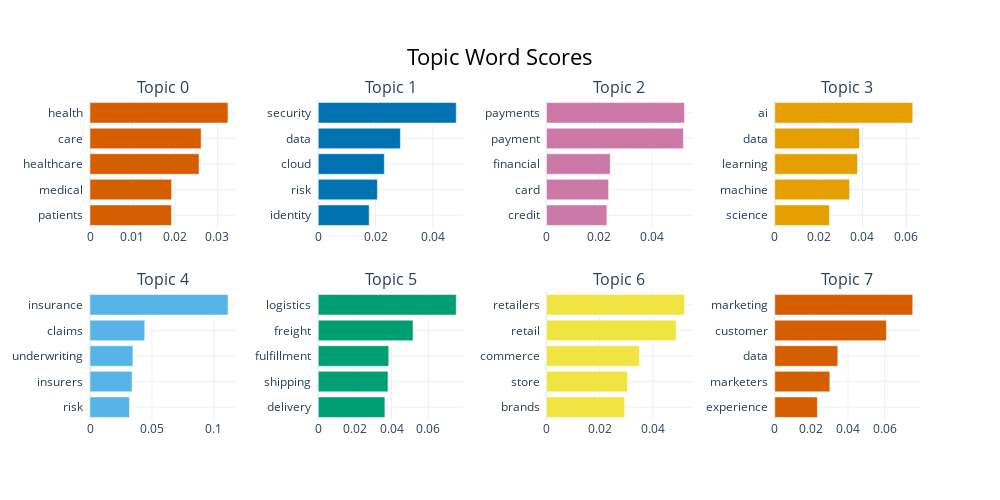

The cell this chart's notebook holds for it:
### Code cell
model.visualize_barchart()

### Figure 1 — Plotly figure (JSON) as saved in the notebook; plotly's stock layout.template omitted (floating-point values rounded to 4 significant figures)
{"data": [{"marker": {"color": "#D55E00"}, "orientation": "h", "type": "bar", "x": [0.01917, 0.01922, 0.02567, 0.02617, 0.03249], "xaxis": "x", "y": ["patients  ", "medical  ", "healthcare  ", "care  ", "health  "], "yaxis": "y"}, {"marker": {"color": "#0072B2"}, "orientation": "h", "type": "bar", "x": [0.01776, 0.02062, 0.02304, 0.02864, 0.04811], "xaxis": "x2", "y": ["identity  ", "risk  ", "cloud  ", "data  ", "security  "], "yaxis": "y2"}, {"marker": {"color": "#CC79A7"}, "orientation": "h", "type": "bar", "x": [0.02287, 0.0235, 0.02413, 0.05182, 0.05222], "xaxis": "x3", "y": ["credit  ", "card  ", "financial  ", "payment  ", "payments  "], "yaxis": "y3"}, {"marker": {"color": "#E69F00"}, "orientation": "h", "type": "bar", "x": [0.02493, 0.03414, 0.03776, 0.03864, 0.06293], "xaxis": "x4", "y": ["science  ", "machine  ", "learning  ", "data  ", "ai  "], "yaxis": "y4"}, {"marker": {"color": "#56B4E9"}, "orientation": "h", "type": "bar", "x": [0.03186, 0.03396, 0.03463, 0.04418, 0.1114], "xaxis": "x5", "y": ["risk  ", "insurers  ", "underwriting  ", "claims  ", "insurance  "], "yaxis": "y5"}, {"marker": {"color": "#009E73"}, "orientation": "h", "type": "bar", "x": [0.03632, 0.03799, 0.0384, 0.05163, 0.07519], "xaxis": "x6", "y": ["delivery  ", "shipping  ", "fulfillment  ", "freight  ", "logistics  "], "yaxis": "y6"}, {"marker": {"color": "#F0E442"}, "orientation": "h", "type": "bar", "x": [0.02942, 0.03049, 0.03492, 0.04876, 0.0519], "xaxis": "x7", "y": ["brands  ", "store  ", "commerce  ", "retail  ", "retailers  "], "yaxis": "y7"}, {"marker": {"color": "#D55E00"}, "orientation": "h", "type": "bar", "x": [0.02326, 0.03006, 0.03441, 0.06093, 0.07531], "xaxis": "x8", "y": ["experience  ", "marketers  ", "data  ", "customer  ", "marketing  "], "yaxis": "y8"}], "layout": {"annotations": [{"font": {"size": 16}, "showarrow": false, "text": "Topic 0", "x": 0.0875, "xanchor": "center", "xref": "paper", "y": 1, "yanchor": "bottom", "yref": "paper"}, {"font": {"size": 16}, "showarrow": false, "text": "Topic 1", "x": 0.3625, "xanchor": "center", "xref": "paper", "y": 1, "yanchor": "bottom", "yref": "paper"}, {"font": {"size": 16}, "showarrow": false, "text": "Topic 2", "x": 0.6375, "xanchor": "center", "xref": "paper", "y": 1, "yanchor": "bottom", "yref": "paper"}, {"font": {"size": 16}, "showarrow": false, "text": "Topic 3", "x": 0.9125, "xanchor": "center", "xref": "paper", "y": 1, "yanchor": "bottom", "yref": "paper"}, {"font": {"size": 16}, "showarrow": false, "text": "Topic 4", "x": 0.0875, "xanchor": "center", "xref": "paper", "y": 0.4, "yanchor": "bottom", "yref": "paper"}, {"font": {"size": 16}, "showarrow": false, "text": "Topic 5", "x": 0.3625, "xanchor": "center", "xref": "paper", "y": 0.4, "yanchor": "bottom", "yref": "paper"}, {"font": {"size": 16}, "showarrow": false, "text": "Topic 6", "x": 0.6375, "xanchor": "center", "xref": "paper", "y": 0.4, "yanchor": "bottom", "yref": "paper"}, {"font": {"size": 16}, "showarrow": false, "text": "Topic 7", "x": 0.9125, "xanchor": "center", "xref": "paper", "y": 0.4, "yanchor": "bottom", "yref": "paper"}], "height": 500, "hoverlabel": {"bgcolor": "white", "font": {"family": "Rockwell", "size": 16}}, "showlegend": false, "title": {"font": {"color": "Black", "size": 22}, "text": "Topic Word Scores", "x": 0.5, "xanchor": "center", "yanchor": "top"}, "width": 1000, "xaxis": {"anchor": "y", "domain": [0, 0.175], "showgrid": true}, "xaxis2": {"anchor": "y2", "domain": [0.275, 0.45], "showgrid": true}, "xaxis3": {"anchor": "y3", "domain": [0.55, 0.725], "showgrid": true}, "xaxis4": {"anchor": "y4", "domain": [0.825, 1], "showgrid": true}, "xaxis5": {"anchor": "y5", "domain": [0, 0.175], "showgrid": true}, "xaxis6": {"anchor": "y6", "domain": [0.275, 0.45], "showgrid": true}, "xaxis7": {"anchor": "y7", "domain": [0.55, 0.725], "showgrid": true}, "xaxis8": {"anchor": "y8", "domain": [0.825, 1], "showgrid": true}, "yaxis": {"anchor": "x", "domain": [0.6, 1], "showgrid": true}, "yaxis2": {"anchor": "x2", "domain": [0.6, 1], "showgrid": true}, "yaxis3": {"anchor": "x3", "domain": [0.6, 1], "showgrid": true}, "yaxis4": {"anchor": "x4", "domain": [0.6, 1], "showgrid": true}, "yaxis5": {"anchor": "x5", "domain": [0, 0.4], "showgrid": true}, "yaxis6": {"anchor": "x6", "domain": [0, 0.4], "showgrid": true}, "yaxis7": {"anchor": "x7", "domain": [0, 0.4], "showgrid": true}, "yaxis8": {"anchor": "x8", "domain": [0, 0.4], "showgrid": true}}}
